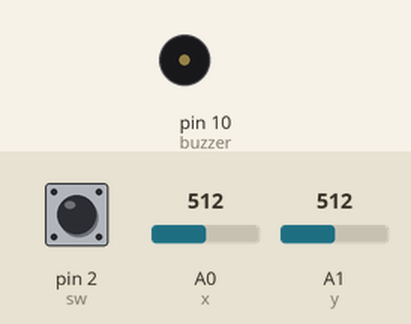
Simulated run of this sketch. Board: Arduino Uno, built with avr-gcc and run on an emulated ATmega328P. On the bench: buzzer (waves = sounding). The inputs (shaded band) are chosen by the test bench; at power-on: A1 (y) = 512, pin 2 (sw) LOW, A0 (x) = 512. What the sketch prints to the serial monitor is not drawn.

Above: at 1.3 s.
1.4 s: A1 (y) set to 213
2.9 s: A1 (y) set to 191
At 4.2 s:
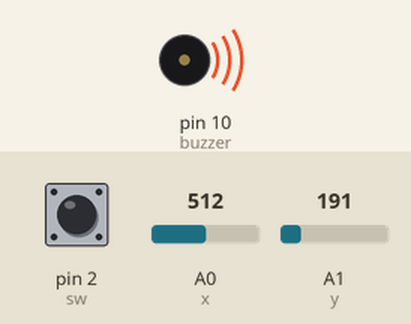
4.5 s: A1 (y) set to 1010
At 5.6 s:
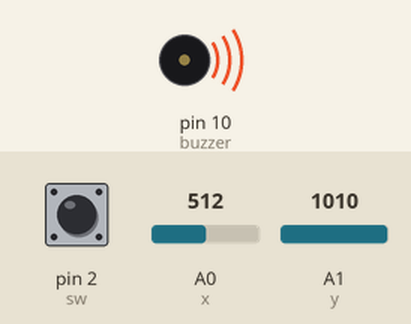
Timing chart, 0 to 7.5 s (numbered marks = the images above; inputs shaded):
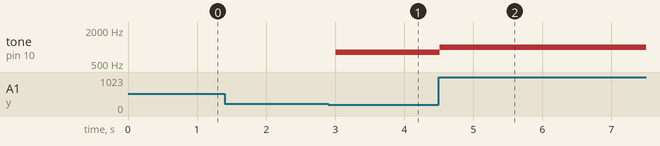

Measured:
- the behaviour switches between 200 and 199 on A1 (y) (found by bisection; images 0 and 1)
- after the input at 1.4 s, every drawn part: stays the same
- after the input at 2.9 s, tone on pin 10 (buzzer): silent → 800 Hz after 0.11 s
- after the input at 4.5 s, tone on pin 10 (buzzer): 800 Hz → 1000 Hz at once

The sketch:

buzzer.ino
```cpp
const int buzzer = 10;
const int sw = 2;
const int x = A0;
const int y = A1;
void setup() {
  Serial.begin(9600);
  pinMode(y , INPUT);
  pinMode(x , INPUT);
}

void loop() {
  Serial.print("switch : ");
  Serial.print(digitalRead(sw));
  Serial.print("\t\t");
  Serial.print("VRx : ");
  Serial.print(analogRead(x));
  Serial.print("\t\t ");
  Serial.print("VRy : ");
  Serial.println(analogRead(y));
  Serial.print("____");
  delay(500);

if (analogRead(y) > 1000) {
    Serial.println("right");
    tone(buzzer , 1000);
  }
else if (analogRead(y) < 200) {
    Serial.println("left");
     tone(buzzer , 800);
  }
else
  {
    noTone(buzzer);
  }

}
```
